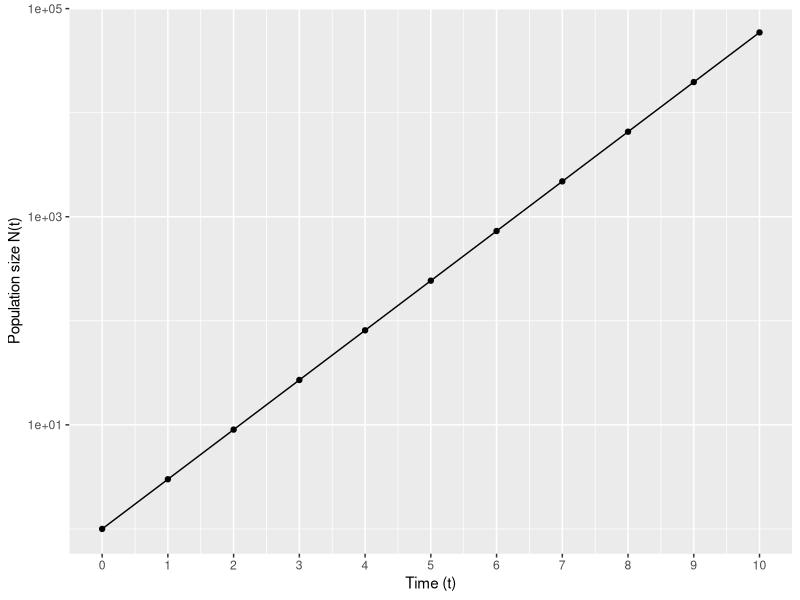
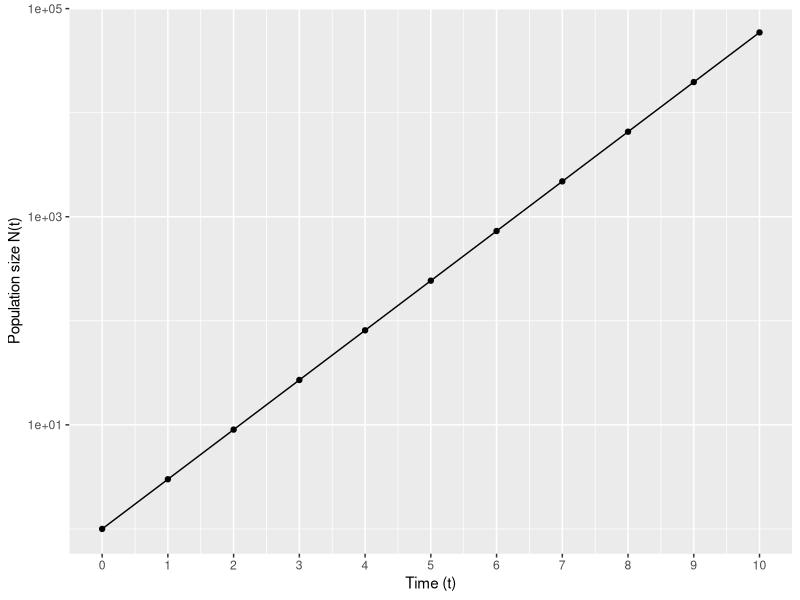
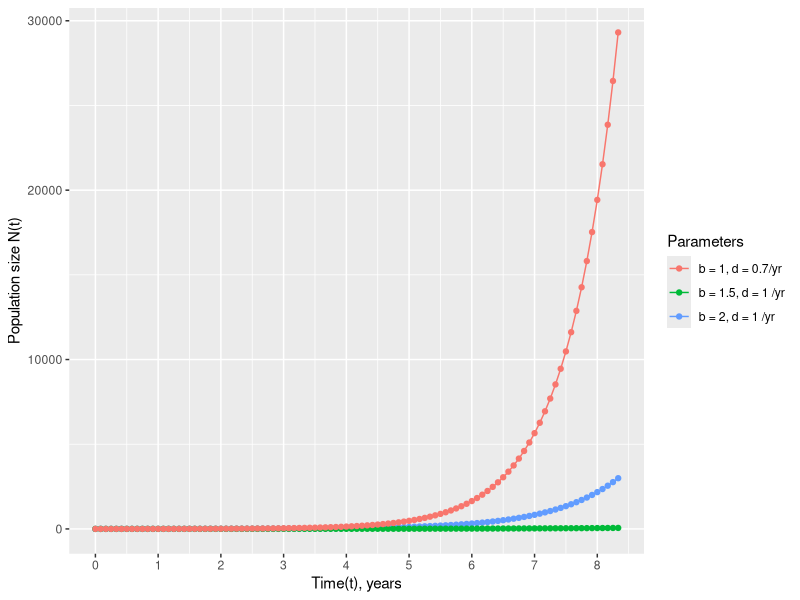
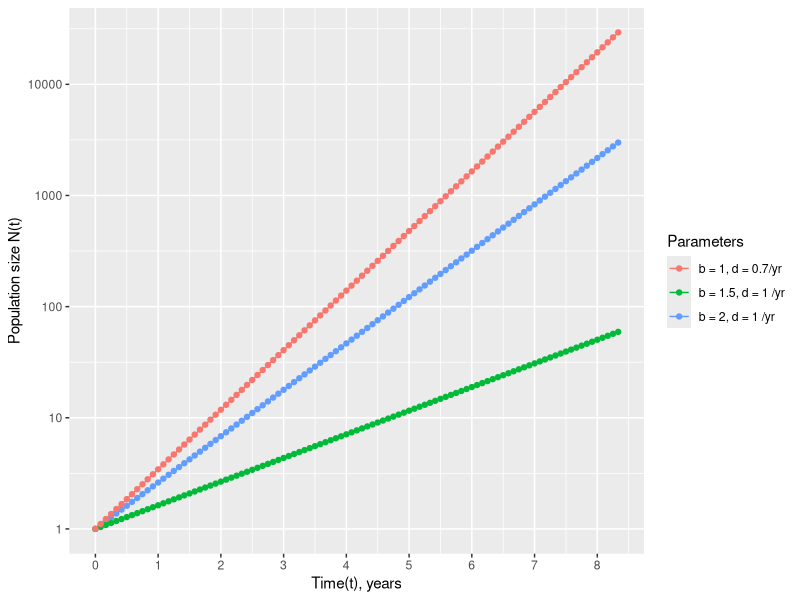
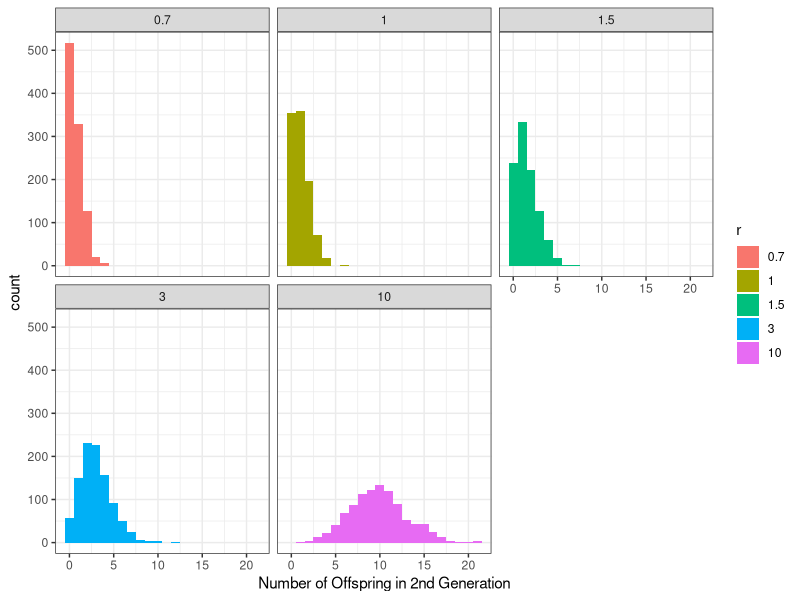
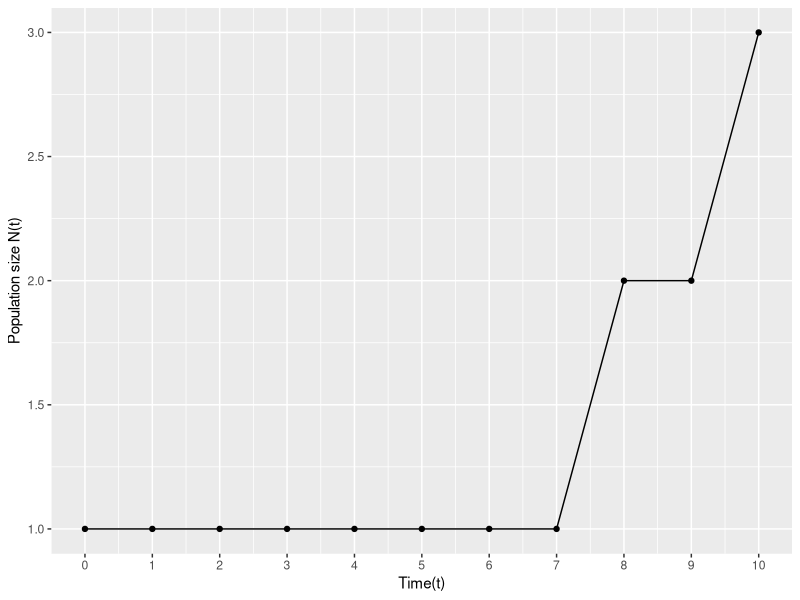
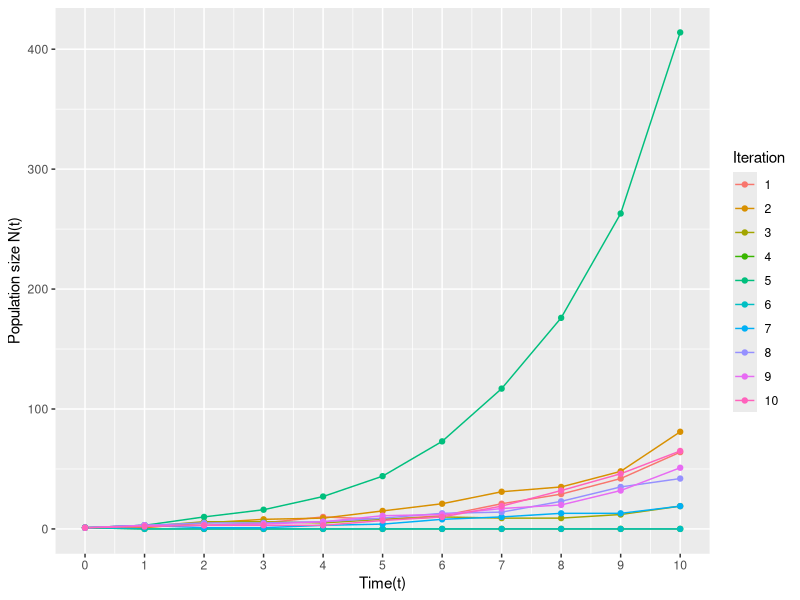
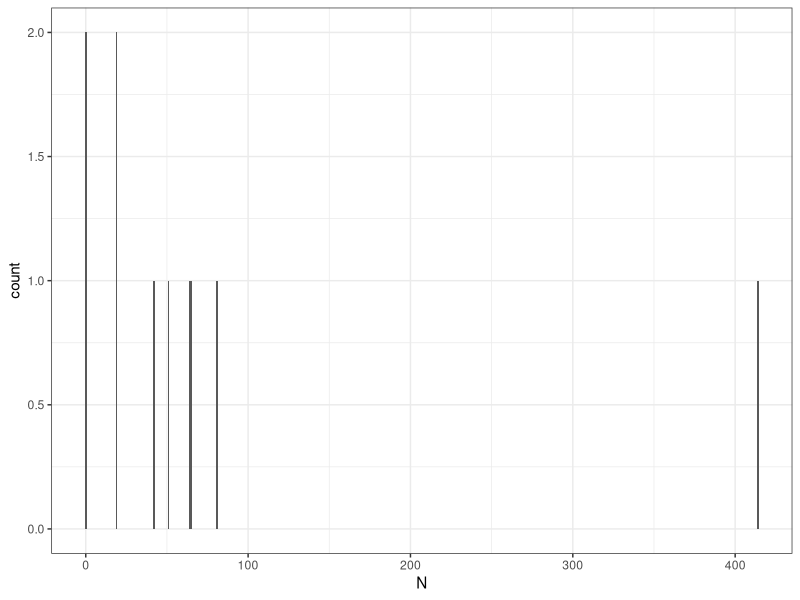

Write the R code that produced these figures, in order.
## ---- chunk 1
knitr::opts_chunk$set(echo = TRUE)
## ---- chunk 2
library(tidyverse)
## ---- chunk 3

N_0 <- 1
b <- 2
t_max <- 1
  
N <- N_0

for (t in 1:t_max){
  N <- N + b*N
}

print(N)
## ---- chunk 4

N_0 <- 1
b <- 2
t_max <- 10

t_vec <- 0:t_max
N_vec <- rep(0, length(t_vec))
  
N_vec[1] <- N_0

for (i in 1:t_max){
  N_vec[i+1] <- N_vec[i]*(1+b)
}

print(t_vec)
print(N_vec)
## ---- chunk 5

model_output <- data.frame(time = t_vec, N = N_vec)

model_output %>% ggplot(aes(x = time, y = N)) + 
  geom_line() +
  geom_point()  + 
  scale_y_log10(name = "Population size N(t)")+
  scale_x_continuous(name = "Time (t)", breaks = 0:max(model_output$time))
## ---- chunk 6
model_output %>% ggplot(aes(x = time, y = N)) + 
  geom_line() +
  geom_point() +
  
  scale_y_log10(name = "Population size N(t)")+
  scale_x_continuous(name = "Time (t)", breaks = 0:max(model_output$time))
## ---- chunk 7
N_0 <- 1
b <- 2/12 # per month
d <- 1/12 # per month
t_max <- 100 # months

sim_birth_death <- function(N_0, b, d, t_max){
  
  t_vec <- 0:t_max
  N_vec <- rep(0, length(t_vec))
    
  N_vec[1] <- N_0
  
  for (i in 1:t_max){
    N_vec[i+1] <- N_vec[i]*(1+b-d)
  }
  
  return(list(time = t_vec,N = N_vec))
  
}

model_output <- as.data.frame(sim_birth_death(N_0, b, d, t_max)) %>%
  mutate(params = "b = 2, d = 1 /yr") %>%
  rbind(as.data.frame(sim_birth_death(N_0, 1.5/12, d, t_max)) 
        %>% mutate(params = "b = 1.5, d = 1 /yr")) %>%
  rbind(as.data.frame(sim_birth_death(N_0, 2/12, 0.7/12, t_max)) 
        %>% mutate(params = "b = 1, d = 0.7/yr"))


model_output %>% ggplot(aes(x = time/12, y = N, color = params)) + 
  geom_line() +
  geom_point() +
  scale_y_continuous(name = "Population size N(t)") + 
  scale_x_continuous(name = "Time(t), years", breaks = 0:max(model_output$time)) + 
  scale_color_discrete((name = "Parameters"))
## ---- chunk 8

model_output %>% ggplot(aes(x = time/12, y = N, color = params)) + 
  geom_line() +
  geom_point() +
  scale_y_log10(name = "Population size N(t)") + 
  scale_x_continuous(name = "Time(t), years", breaks = 0:max(model_output$time)) + 
  scale_color_discrete((name = "Parameters"))

## ---- chunk 9
# Number of seeding events creating new populations
n_seeds <- 1000

# r values to simulate
r_values <- c(0.7, 1, 1.5, 3, 10)

# Sample the number of secondary infections
df <- data.frame()
for(r in r_values){
  df <- rbind(df, data.frame(r = r, offspring= rpois(n_seeds, r)))
}

ggplot(df, aes(offspring, fill = factor(r))) +
  geom_histogram(binwidth = 1) +
  facet_wrap(~r) +
  theme_bw() +
  labs(x = "Number of Offspring in 2nd Generation", fill = "r")
## ---- chunk 10

df %>% group_by(r) %>%
  summarise(f = sum(offspring == 0)/n())
## ---- chunk 11

N_0 <- 1
r <- 1.5
t_max <- 10

t_vec <- 0:t_max
N_vec <- rep(0, length(t_vec))

N_vec[1] <- N_0

for (i in 1:t_max){
  N_vec[i+1] <-rpois(1,  N_vec[i]*r)
}

model_output <- data.frame(time = t_vec, N = N_vec)

model_output %>% ggplot(aes(x = time, y = N)) + 
  geom_line() +
  geom_point() +
  scale_y_continuous(name = "Population size N(t)") + 
  scale_x_continuous(name = "Time(t)", breaks = 0:max(model_output$time)) 
## ---- chunk 12
N_0 <- 1
r <- 1.5
t_max <- 10

sim_stoch_growth <- function(N_0, r, t_max){
  
  t_vec <- 0:t_max
  N_vec <- rep(0, length(t_vec))

  N_vec[1] <- N_0

  for (i in 1:t_max){
    N_vec[i+1] <-rpois(1,  N_vec[i]*r)
  }
  
  return(N = N_vec)
  
}

model_output <- data.frame()

for(i in 1:10){
    model_output <- rbind(model_output, data.frame(time = 0:t_max, N = sim_stoch_growth(N_0, r, t_max), r=r, i= i))
}

model_output %>% ggplot(aes(x = time, y = N, color = as.factor(i))) + 
  geom_line() +
  geom_point() +
  scale_y_continuous(name = "Population size N(t)") + 
  scale_x_continuous(name = "Time(t)", breaks = 0:max(model_output$time)) +
  scale_color_discrete(name = "Iteration")
## ---- chunk 13
model_output %>% filter(time == t_max) %>% ggplot(aes(x = N)) + 
  geom_histogram(binwidth = 1) +
  theme_bw()
## ---- chunk 14

N_0 <- 1
t_max <- 10

model_output <- data.frame()

for(r in c(0.7, 0.9, 1, 1.5, 2)){
  for(i in 1:1000){
      model_output <- rbind(model_output, data.frame(time = 0:t_max, N = sim_stoch_growth(N_0, r, t_max), r=r, i= i))
  }
}

model_output %>% filter(time == t_max) %>% ggplot(aes(x = N, fill = factor(r))) + 
  geom_histogram() + 
  facet_wrap(~r, scales = "free_x") +
  labs(x = "Population size after 10 generations", fill = "growth rate (r)")
